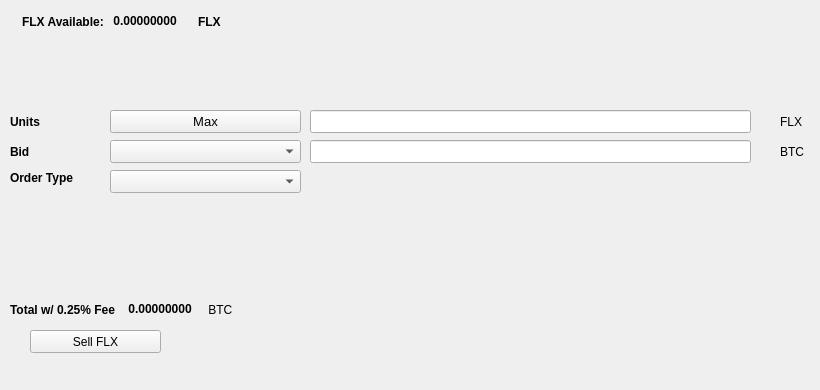
   <widget class="QWidget" name="SellTab">
    <attribute name="title">
     <string>Sell</string>
    </attribute>
    <widget class="QLabel" name="label_16">
     <property name="geometry">
      <rect>
       <x>780</x>
       <y>140</y>
       <width>31</width>
       <height>23</height>
      </rect>
     </property>
     <property name="text">
      <string>BTC</string>
     </property>
    </widget>
    <widget class="QComboBox" name="SellBidcomboBox">
     <property name="geometry">
      <rect>
       <x>110</x>
       <y>140</y>
       <width>191</width>
       <height>23</height>
      </rect>
     </property>
     <property name="font">
      <font>
       <pointsize>10</pointsize>
      </font>
     </property>
    </widget>
    <widget class="QLabel" name="label_18">
     <property name="geometry">
      <rect>
       <x>10</x>
       <y>110</y>
       <width>46</width>
       <height>23</height>
      </rect>
     </property>
     <property name="font">
      <font>
       <weight>75</weight>
       <bold>true</bold>
      </font>
     </property>
     <property name="text">
      <string>Units</string>
     </property>
    </widget>
    <widget class="QPushButton" name="Sell_Max_Amount">
     <property name="geometry">
      <rect>
       <x>110</x>
       <y>110</y>
       <width>191</width>
       <height>23</height>
      </rect>
     </property>
     <property name="font">
      <font>
       <pointsize>10</pointsize>
      </font>
     </property>
     <property name="text">
      <string>Max</string>
     </property>
    </widget>
    <widget class="QLabel" name="label_20">
     <property name="geometry">
      <rect>
       <x>10</x>
       <y>170</y>
       <width>91</width>
       <height>16</height>
      </rect>
     </property>
     <property name="font">
      <font>
       <weight>75</weight>
       <bold>true</bold>
      </font>
     </property>
     <property name="text">
      <string>Order Type</string>
     </property>
    </widget>
    <widget class="QComboBox" name="SellOrdertypeCombo">
     <property name="geometry">
      <rect>
       <x>110</x>
       <y>170</y>
       <width>191</width>
       <height>23</height>
      </rect>
     </property>
     <property name="font">
      <font>
       <pointsize>10</pointsize>
      </font>
     </property>
    </widget>
    <widget class="QLabel" name="label_21">
     <property name="geometry">
      <rect>
       <x>10</x>
       <y>140</y>
       <width>46</width>
       <height>23</height>
      </rect>
     </property>
     <property name="font">
      <font>
       <weight>75</weight>
       <bold>true</bold>
      </font>
     </property>
     <property name="text">
      <string>Bid</string>
     </property>
    </widget>
    <widget class="QLabel" name="label_22">
     <property name="geometry">
      <rect>
       <x>780</x>
       <y>110</y>
       <width>31</width>
       <height>23</height>
      </rect>
     </property>
     <property name="text">
      <string>FLX</string>
     </property>
    </widget>
    <widget class="QLineEdit" name="UnitsInputFLX">
     <property name="geometry">
      <rect>
       <x>310</x>
       <y>110</y>
       <width>441</width>
       <height>23</height>
      </rect>
     </property>
     <property name="font">
      <font>
       <pointsize>9</pointsize>
       <weight>75</weight>
       <bold>true</bold>
      </font>
     </property>
    </widget>
    <widget class="QLineEdit" name="SellBidPriceEdit">
     <property name="geometry">
      <rect>
       <x>310</x>
       <y>140</y>
       <width>441</width>
       <height>23</height>
      </rect>
     </property>
     <property name="font">
      <font>
       <pointsize>9</pointsize>
       <weight>75</weight>
       <bold>true</bold>
      </font>
     </property>
    </widget>
    <widget class="QPushButton" name="SellFLXBTN">
     <property name="geometry">
      <rect>
       <x>30</x>
       <y>330</y>
       <width>131</width>
       <height>23</height>
      </rect>
     </property>
     <property name="text">
      <string>Sell FLX</string>
     </property>
     <property name="icon">
      <iconset resource="../flexinodes">
       <normaloff>:/icons/bitcoin</normaloff>:/icons/bitcoin</iconset>
     </property>
    </widget>
    <widget class="QWidget" name="layoutWidget3">
     <property name="geometry">
      <rect>
       <x>22</x>
       <y>12</y>
       <width>258</width>
       <height>19</height>
      </rect>
     </property>
     <layout class="QHBoxLayout" name="horizontalLayout">
      <item>
       <widget class="QLabel" name="label232_2">
        <property name="font">
         <font>
          <weight>75</weight>
          <bold>true</bold>
         </font>
        </property>
        <property name="text">
         <string>FLX Available:</string>
        </property>
       </widget>
      </item>
      <item>
       <widget class="QLabel" name="FLXAvailableLabel">
        <property name="palette">
         <palette>
          <active>
           <colorrole role="WindowText">
            <brush brushstyle="SolidPattern">
             <color alpha="255">
              <red>0</red>
              <green>0</green>
              <blue>0</blue>
             </color>
            </brush>
           </colorrole>
           <colorrole role="Button">
            <brush brushstyle="SolidPattern">
             <color alpha="255">
              <red>0</red>
              <green>170</green>
              <blue>0</blue>
             </color>
            </brush>
           </colorrole>
           <colorrole role="Light">
            <brush brushstyle="SolidPattern">
             <color alpha="255">
              <red>0</red>
              <green>255</green>
              <blue>0</blue>
             </color>
            </brush>
           </colorrole>
           <colorrole role="Midlight">
            <brush brushstyle="SolidPattern">
             <color alpha="255">
              <red>0</red>
              <green>212</green>
              <blue>0</blue>
             </color>
            </brush>
           </colorrole>
           <colorrole role="Dark">
            <brush brushstyle="SolidPattern">
             <color alpha="255">
              <red>0</red>
              <green>85</green>
              <blue>0</blue>
             </color>
            </brush>
           </colorrole>
           <colorrole role="Mid">
            <brush brushstyle="SolidPattern">
             <color alpha="255">
              <red>0</red>
              <green>113</green>
              <blue>0</blue>
             </color>
            </brush>
           </colorrole>
           <colorrole role="Text">
            <brush brushstyle="SolidPattern">
             <color alpha="255">
              <red>0</red>
              <green>170</green>
              <blue>0</blue>
             </color>
            </brush>
           </colorrole>
           <colorrole role="BrightText">
            <brush brushstyle="SolidPattern">
             <color alpha="255">
              <red>255</red>
              <green>255</green>
              <blue>255</blue>
             </color>
            </brush>
           </colorrole>
           <colorrole role="ButtonText">
            <brush brushstyle="SolidPattern">
             <color alpha="255">
              <red>0</red>
              <green>0</green>
              <blue>0</blue>
             </color>
            </brush>
           </colorrole>
           <colorrole role="Base">
            <brush brushstyle="SolidPattern">
             <color alpha="255">
              <red>255</red>
              <green>255</green>
              <blue>255</blue>
             </color>
            </brush>
           </colorrole>
           <colorrole role="Window">
            <brush brushstyle="SolidPattern">
             <color alpha="255">
              <red>0</red>
              <green>170</green>
              <blue>0</blue>
             </color>
            </brush>
           </colorrole>
           <colorrole role="Shadow">
            <brush brushstyle="SolidPattern">
             <color alpha="255">
              <red>0</red>
              <green>0</green>
              <blue>0</blue>
             </color>
            </brush>
           </colorrole>
           <colorrole role="AlternateBase">
            <brush brushstyle="SolidPattern">
             <color alpha="255">
              <red>127</red>
              <green>212</green>
              <blue>127</blue>
             </color>
            </brush>
           </colorrole>
           <colorrole role="ToolTipBase">
            <brush brushstyle="SolidPattern">
             <color alpha="255">
              <red>255</red>
              <green>255</green>
              <blue>220</blue>
             </color>
            </brush>
           </colorrole>
           <colorrole role="ToolTipText">
            <brush brushstyle="SolidPattern">
             <color alpha="255">
              <red>0</red>
              <green>0</green>
              <blue>0</blue>
             </color>
            </brush>
           </colorrole>
          </active>
          <inactive>
           <colorrole role="WindowText">
            <brush brushstyle="SolidPattern">
             <color alpha="255">
              <red>0</red>
              <green>0</green>
              <blue>0</blue>
             </color>
            </brush>
           </colorrole>
           <colorrole role="Button">
            <brush brushstyle="SolidPattern">
             <color alpha="255">
              <red>0</red>
              <green>170</green>
              <blue>0</blue>
             </color>
            </brush>
           </colorrole>
           <colorrole role="Light">
            <brush brushstyle="SolidPattern">
             <color alpha="255">
              <red>0</red>
              <green>255</green>
              <blue>0</blue>
             </color>
            </brush>
           </colorrole>
           <colorrole role="Midlight">
            <brush brushstyle="SolidPattern">
             <color alpha="255">
              <red>0</red>
              <green>212</green>
              <blue>0</blue>
             </color>
            </brush>
           </colorrole>
           <colorrole role="Dark">
            <brush brushstyle="SolidPattern">
             <color alpha="255">
              <red>0</red>
              <green>85</green>
              <blue>0</blue>
             </color>
            </brush>
           </colorrole>
           <colorrole role="Mid">
            <brush brushstyle="SolidPattern">
             <color alpha="255">
              <red>0</red>
              <green>113</green>
              <blue>0</blue>
             </color>
            </brush>
           </colorrole>
           <colorrole role="Text">
            <brush brushstyle="SolidPattern">
             <color alpha="255">
              <red>0</red>
              <green>170</green>
              <blue>0</blue>
             </color>
            </brush>
           </colorrole>
           <colorrole role="BrightText">
            <brush brushstyle="SolidPattern">
             <color alpha="255">
              <red>255</red>
              <green>255</green>
              <blue>255</blue>
             </color>
            </brush>
           </colorrole>
           <colorrole role="ButtonText">
            <brush brushstyle="SolidPattern">
             <color alpha="255">
              <red>0</red>
              <green>0</green>
              <blue>0</blue>
             </color>
            </brush>
           </colorrole>
           <colorrole role="Base">
            <brush brushstyle="SolidPattern">
             <color alpha="255">
              <red>255</red>
              <green>255</green>
              <blue>255</blue>
             </color>
            </brush>
           </colorrole>
           <colorrole role="Window">
            <brush brushstyle="SolidPattern">
             <color alpha="255">
              <red>0</red>
              <green>170</green>
              <blue>0</blue>
             </color>
            </brush>
           </colorrole>
           <colorrole role="Shadow">
            <brush brushstyle="SolidPattern">
             <color alpha="255">
              <red>0</red>
              <green>0</green>
              <blue>0</blue>
             </color>
            </brush>
           </colorrole>
           <colorrole role="AlternateBase">
            <brush brushstyle="SolidPattern">
             <color alpha="255">
              <red>127</red>
              <green>212</green>
              <blue>127</blue>
             </color>
            </brush>
           </colorrole>
           <colorrole role="ToolTipBase">
            <brush brushstyle="SolidPattern">
             <color alpha="255">
              <red>255</red>
              <green>255</green>
              <blue>220</blue>
             </color>
            </brush>
           </colorrole>
           <colorrole role="ToolTipText">
            <brush brushstyle="SolidPattern">
             <color alpha="255">
              <red>0</red>
              <green>0</green>
              <blue>0</blue>
             </color>
            </brush>
           </colorrole>
          </inactive>
          <disabled>
           <colorrole role="WindowText">
            <brush brushstyle="SolidPattern">
             <color alpha="255">
              <red>0</red>
              <green>85</green>
              <blue>0</blue>
             </color>
            </brush>
           </colorrole>
           <colorrole role="Button">
            <brush brushstyle="SolidPattern">
             <color alpha="255">
              <red>0</red>
              <green>170</green>
              <blue>0</blue>
             </color>
            </brush>
           </colorrole>
           <colorrole role="Light">
            <brush brushstyle="SolidPattern">
             <color alpha="255">
              <red>0</red>
              <green>255</green>
              <blue>0</blue>
             </color>
            </brush>
           </colorrole>
           <colorrole role="Midlight">
            <brush brushstyle="SolidPattern">
             <color alpha="255">
              <red>0</red>
              <green>212</green>
              <blue>0</blue>
             </color>
            </brush>
           </colorrole>
           <colorrole role="Dark">
            <brush brushstyle="SolidPattern">
             <color alpha="255">
              <red>0</red>
              <green>85</green>
              <blue>0</blue>
             </color>
            </brush>
           </colorrole>
           <colorrole role="Mid">
            <brush brushstyle="SolidPattern">
             <color alpha="255">
              <red>0</red>
              <green>113</green>
              <blue>0</blue>
             </color>
            </brush>
           </colorrole>
           <colorrole role="Text">
            <brush brushstyle="SolidPattern">
             <color alpha="255">
              <red>0</red>
              <green>85</green>
              <blue>0</blue>
             </color>
            </brush>
           </colorrole>
           <colorrole role="BrightText">
            <brush brushstyle="SolidPattern">
             <color alpha="255">
              <red>255</red>
              <green>255</green>
              <blue>255</blue>
             </color>
            </brush>
           </colorrole>
           <colorrole role="ButtonText">
            <brush brushstyle="SolidPattern">
             <color alpha="255">
              <red>0</red>
              <green>85</green>
              <blue>0</blue>
             </color>
            </brush>
           </colorrole>
           <colorrole role="Base">
            <brush brushstyle="SolidPattern">
             <color alpha="255">
              <red>0</red>
              <green>170</green>
              <blue>0</blue>
             </color>
            </brush>
           </colorrole>
           <colorrole role="Window">
            <brush brushstyle="SolidPattern">
             <color alpha="255">
              <red>0</red>
              <green>170</green>
              <blue>0</blue>
             </color>
            </brush>
           </colorrole>
           <colorrole role="Shadow">
            <brush brushstyle="SolidPattern">
             <color alpha="255">
              <red>0</red>
              <green>0</green>
              <blue>0</blue>
             </color>
            </brush>
           </colorrole>
           <colorrole role="AlternateBase">
            <brush brushstyle="SolidPattern">
             <color alpha="255">
              <red>0</red>
              <green>170</green>
              <blue>0</blue>
             </color>
            </brush>
           </colorrole>
           <colorrole role="ToolTipBase">
            <brush brushstyle="SolidPattern">
             <color alpha="255">
              <red>255</red>
              <green>255</green>
              <blue>220</blue>
             </color>
            </brush>
           </colorrole>
           <colorrole role="ToolTipText">
            <brush brushstyle="SolidPattern">
             <color alpha="255">
              <red>0</red>
              <green>0</green>
              <blue>0</blue>
             </color>
            </brush>
           </colorrole>
          </disabled>
         </palette>
        </property>
        <property name="font">
         <font>
          <weight>75</weight>
          <bold>true</bold>
         </font>
        </property>
        <property name="text">
         <string> 0.00000000 </string>
        </property>
        <property name="textInteractionFlags">
         <set>Qt::LinksAccessibleByMouse|Qt::TextSelectableByKeyboard|Qt::TextSelectableByMouse</set>
        </property>
       </widget>
      </item>
      <item>
       <widget class="QLabel" name="labelFLX">
        <property name="font">
         <font>
          <weight>75</weight>
          <bold>true</bold>
         </font>
        </property>
        <property name="text">
         <string>FLX</string>
        </property>
       </widget>
      </item>
     </layout>
    </widget>
    <widget class="QWidget" name="layoutWidget">
     <property name="geometry">
      <rect>
       <x>10</x>
       <y>300</y>
       <width>268</width>
       <height>19</height>
      </rect>
     </property>
     <layout class="QHBoxLayout" name="horizontalLayout_2">
      <item>
       <widget class="QLabel" name="label_19">
        <property name="font">
         <font>
          <weight>75</weight>
          <bold>true</bold>
         </font>
        </property>
        <property name="text">
         <string>Total w/ 0.25% Fee </string>
        </property>
       </widget>
      </item>
      <item>
       <widget class="QLabel" name="SellCostLabel">
        <property name="palette">
         <palette>
          <active>
           <colorrole role="WindowText">
            <brush brushstyle="SolidPattern">
             <color alpha="255">
              <red>0</red>
              <green>0</green>
              <blue>0</blue>
             </color>
            </brush>
           </colorrole>
           <colorrole role="Button">
            <brush brushstyle="SolidPattern">
             <color alpha="255">
              <red>0</red>
              <green>170</green>
              <blue>0</blue>
             </color>
            </brush>
           </colorrole>
           <colorrole role="Light">
            <brush brushstyle="SolidPattern">
             <color alpha="255">
              <red>0</red>
              <green>255</green>
              <blue>0</blue>
             </color>
            </brush>
           </colorrole>
           <colorrole role="Midlight">
            <brush brushstyle="SolidPattern">
             <color alpha="255">
              <red>0</red>
              <green>212</green>
              <blue>0</blue>
             </color>
            </brush>
           </colorrole>
           <colorrole role="Dark">
            <brush brushstyle="SolidPattern">
             <color alpha="255">
              <red>0</red>
              <green>85</green>
              <blue>0</blue>
             </color>
            </brush>
           </colorrole>
           <colorrole role="Mid">
            <brush brushstyle="SolidPattern">
             <color alpha="255">
              <red>0</red>
              <green>113</green>
              <blue>0</blue>
             </color>
            </brush>
           </colorrole>
           <colorrole role="Text">
            <brush brushstyle="SolidPattern">
             <color alpha="255">
              <red>0</red>
              <green>170</green>
              <blue>0</blue>
             </color>
            </brush>
           </colorrole>
           <colorrole role="BrightText">
            <brush brushstyle="SolidPattern">
             <color alpha="255">
              <red>255</red>
              <green>255</green>
              <blue>255</blue>
             </color>
            </brush>
           </colorrole>
           <colorrole role="ButtonText">
            <brush brushstyle="SolidPattern">
             <color alpha="255">
              <red>0</red>
              <green>0</green>
              <blue>0</blue>
             </color>
            </brush>
           </colorrole>
           <colorrole role="Base">
            <brush brushstyle="SolidPattern">
             <color alpha="255">
              <red>255</red>
              <green>255</green>
              <blue>255</blue>
             </color>
            </brush>
           </colorrole>
           <colorrole role="Window">
            <brush brushstyle="SolidPattern">
             <color alpha="255">
              <red>0</red>
              <green>170</green>
              <blue>0</blue>
             </color>
            </brush>
           </colorrole>
           <colorrole role="Shadow">
            <brush brushstyle="SolidPattern">
             <color alpha="255">
              <red>0</red>
              <green>0</green>
              <blue>0</blue>
             </color>
            </brush>
           </colorrole>
           <colorrole role="AlternateBase">
            <brush brushstyle="SolidPattern">
             <color alpha="255">
              <red>127</red>
              <green>212</green>
              <blue>127</blue>
             </color>
            </brush>
           </colorrole>
           <colorrole role="ToolTipBase">
            <brush brushstyle="SolidPattern">
             <color alpha="255">
              <red>255</red>
              <green>255</green>
              <blue>220</blue>
             </color>
            </brush>
           </colorrole>
           <colorrole role="ToolTipText">
            <brush brushstyle="SolidPattern">
             <color alpha="255">
              <red>0</red>
              <green>0</green>
              <blue>0</blue>
             </color>
            </brush>
           </colorrole>
          </active>
          <inactive>
           <colorrole role="WindowText">
            <brush brushstyle="SolidPattern">
             <color alpha="255">
              <red>0</red>
              <green>0</green>
              <blue>0</blue>
             </color>
            </brush>
           </colorrole>
           <colorrole role="Button">
            <brush brushstyle="SolidPattern">
             <color alpha="255">
              <red>0</red>
              <green>170</green>
              <blue>0</blue>
             </color>
            </brush>
           </colorrole>
           <colorrole role="Light">
            <brush brushstyle="SolidPattern">
             <color alpha="255">
              <red>0</red>
              <green>255</green>
              <blue>0</blue>
             </color>
            </brush>
           </colorrole>
           <colorrole role="Midlight">
            <brush brushstyle="SolidPattern">
             <color alpha="255">
              <red>0</red>
              <green>212</green>
              <blue>0</blue>
             </color>
            </brush>
           </colorrole>
           <colorrole role="Dark">
            <brush brushstyle="SolidPattern">
             <color alpha="255">
              <red>0</red>
              <green>85</green>
              <blue>0</blue>
             </color>
            </brush>
           </colorrole>
           <colorrole role="Mid">
            <brush brushstyle="SolidPattern">
             <color alpha="255">
              <red>0</red>
              <green>113</green>
              <blue>0</blue>
             </color>
            </brush>
           </colorrole>
           <colorrole role="Text">
            <brush brushstyle="SolidPattern">
             <color alpha="255">
              <red>0</red>
              <green>170</green>
              <blue>0</blue>
             </color>
            </brush>
           </colorrole>
           <colorrole role="BrightText">
            <brush brushstyle="SolidPattern">
             <color alpha="255">
              <red>255</red>
              <green>255</green>
              <blue>255</blue>
             </color>
            </brush>
           </colorrole>
           <colorrole role="ButtonText">
            <brush brushstyle="SolidPattern">
             <color alpha="255">
              <red>0</red>
              <green>0</green>
              <blue>0</blue>
             </color>
            </brush>
           </colorrole>
           <colorrole role="Base">
            <brush brushstyle="SolidPattern">
             <color alpha="255">
              <red>255</red>
              <green>255</green>
              <blue>255</blue>
             </color>
            </brush>
           </colorrole>
           <colorrole role="Window">
            <brush brushstyle="SolidPattern">
             <color alpha="255">
              <red>0</red>
              <green>170</green>
              <blue>0</blue>
             </color>
            </brush>
           </colorrole>
           <colorrole role="Shadow">
            <brush brushstyle="SolidPattern">
             <color alpha="255">
              <red>0</red>
              <green>0</green>
              <blue>0</blue>
             </color>
            </brush>
           </colorrole>
           <colorrole role="AlternateBase">
            <brush brushstyle="SolidPattern">
             <color alpha="255">
              <red>127</red>
              <green>212</green>
              <blue>127</blue>
             </color>
            </brush>
           </colorrole>
           <colorrole role="ToolTipBase">
            <brush brushstyle="SolidPattern">
             <color alpha="255">
              <red>255</red>
              <green>255</green>
              <blue>220</blue>
             </color>
            </brush>
           </colorrole>
           <colorrole role="ToolTipText">
            <brush brushstyle="SolidPattern">
             <color alpha="255">
              <red>0</red>
              <green>0</green>
              <blue>0</blue>
             </color>
            </brush>
           </colorrole>
          </inactive>
          <disabled>
           <colorrole role="WindowText">
            <brush brushstyle="SolidPattern">
             <color alpha="255">
              <red>0</red>
              <green>85</green>
              <blue>0</blue>
             </color>
            </brush>
           </colorrole>
           <colorrole role="Button">
            <brush brushstyle="SolidPattern">
             <color alpha="255">
              <red>0</red>
              <green>170</green>
              <blue>0</blue>
             </color>
            </brush>
           </colorrole>
           <colorrole role="Light">
            <brush brushstyle="SolidPattern">
             <color alpha="255">
              <red>0</red>
              <green>255</green>
              <blue>0</blue>
             </color>
            </brush>
           </colorrole>
           <colorrole role="Midlight">
            <brush brushstyle="SolidPattern">
             <color alpha="255">
              <red>0</red>
              <green>212</green>
              <blue>0</blue>
             </color>
            </brush>
           </colorrole>
           <colorrole role="Dark">
            <brush brushstyle="SolidPattern">
             <color alpha="255">
              <red>0</red>
              <green>85</green>
              <blue>0</blue>
             </color>
            </brush>
           </colorrole>
           <colorrole role="Mid">
            <brush brushstyle="SolidPattern">
             <color alpha="255">
              <red>0</red>
              <green>113</green>
              <blue>0</blue>
             </color>
            </brush>
           </colorrole>
           <colorrole role="Text">
            <brush brushstyle="SolidPattern">
             <color alpha="255">
              <red>0</red>
              <green>85</green>
              <blue>0</blue>
             </color>
            </brush>
           </colorrole>
           <colorrole role="BrightText">
            <brush brushstyle="SolidPattern">
             <color alpha="255">
              <red>255</red>
              <green>255</green>
              <blue>255</blue>
             </color>
            </brush>
           </colorrole>
           <colorrole role="ButtonText">
            <brush brushstyle="SolidPattern">
             <color alpha="255">
              <red>0</red>
              <green>85</green>
              <blue>0</blue>
             </color>
            </brush>
           </colorrole>
           <colorrole role="Base">
            <brush brushstyle="SolidPattern">
             <color alpha="255">
              <red>0</red>
              <green>170</green>
              <blue>0</blue>
             </color>
            </brush>
           </colorrole>
           <colorrole role="Window">
            <brush brushstyle="SolidPattern">
             <color alpha="255">
              <red>0</red>
              <green>170</green>
              <blue>0</blue>
             </color>
            </brush>
           </colorrole>
           <colorrole role="Shadow">
            <brush brushstyle="SolidPattern">
             <color alpha="255">
              <red>0</red>
              <green>0</green>
              <blue>0</blue>
             </color>
            </brush>
           </colorrole>
           <colorrole role="AlternateBase">
            <brush brushstyle="SolidPattern">
             <color alpha="255">
              <red>0</red>
              <green>170</green>
              <blue>0</blue>
             </color>
            </brush>
           </colorrole>
           <colorrole role="ToolTipBase">
            <brush brushstyle="SolidPattern">
             <color alpha="255">
              <red>255</red>
              <green>255</green>
              <blue>220</blue>
             </color>
            </brush>
           </colorrole>
           <colorrole role="ToolTipText">
            <brush brushstyle="SolidPattern">
             <color alpha="255">
              <red>0</red>
              <green>0</green>
              <blue>0</blue>
             </color>
            </brush>
           </colorrole>
          </disabled>
         </palette>
        </property>
        <property name="font">
         <font>
          <weight>75</weight>
          <bold>true</bold>
         </font>
        </property>
        <property name="autoFillBackground">
         <bool>false</bool>
        </property>
        <property name="text">
         <string> 0.00000000</string>
        </property>
        <property name="textInteractionFlags">
         <set>Qt::LinksAccessibleByMouse|Qt::TextSelectableByMouse</set>
        </property>
       </widget>
      </item>
      <item>
       <widget class="QLabel" name="label_17">
        <property name="font">
         <font>
          <weight>50</weight>
          <bold>false</bold>
         </font>
        </property>
        <property name="text">
         <string> BTC</string>
        </property>
       </widget>
      </item>
     </layout>
    </widget>
    <widget class="QLabel" name="label_23">
     <property name="geometry">
      <rect>
       <x>460</x>
       <y>300</y>
       <width>281</width>
       <height>81</height>
      </rect>
     </property>
     <property name="text">
      <string/>
     </property>
     <property name="pixmap">
      <pixmap>:/images/bittrex</pixmap>
     </property>
    </widget>
   </widget>
